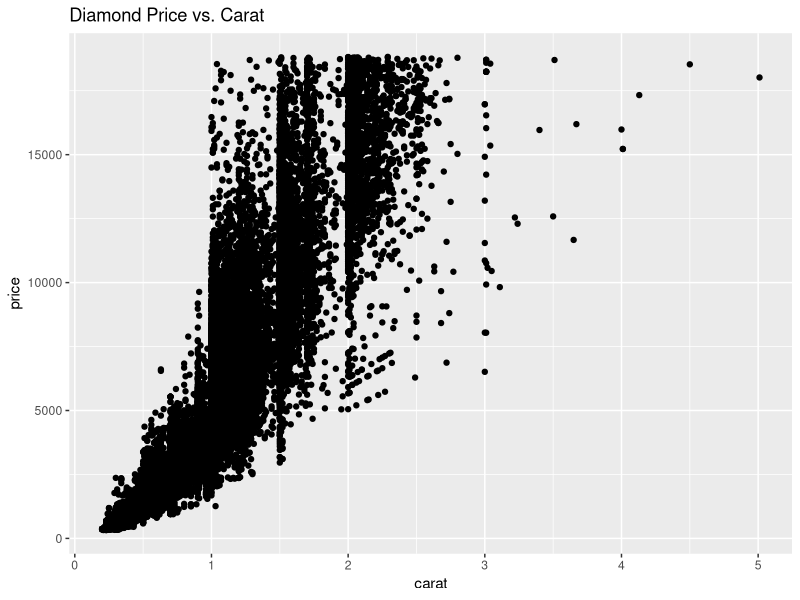
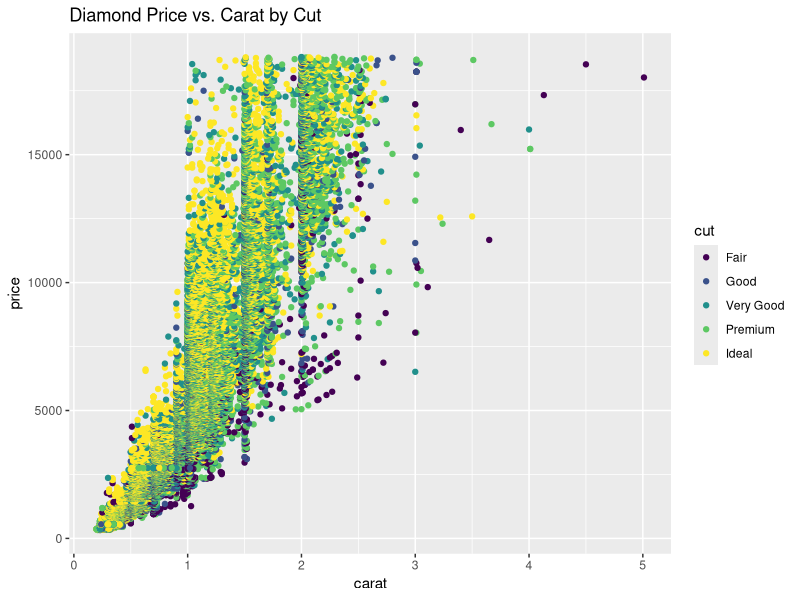

These figures' R source, in order:
## ---- chunk 1

## ---- chunk 2

## ---- chunk 3

## ---- chunk 4

## ---- chunk 5
library(tidyverse)
## ---- chunk 6
## TASK: Plot `price` vs `carat` below
## Your code here!

diamonds %>%
  ggplot() +
  geom_point(
    mapping = aes(
      x = carat,
      y = price,
    )
  ) +
  labs(
    title = "Diamond Price vs. Carat"
  )
  

## ---- chunk 7
## TASK: Plot `price`, `carat`, and `cut` below
## Your code here!
diamonds %>%
  ggplot() +
  geom_point(
    mapping = aes(
      x = carat,
      y = price,
      color = cut
    )
  ) +
  labs(
    title = "Diamond Price vs. Carat by Cut"
  )
